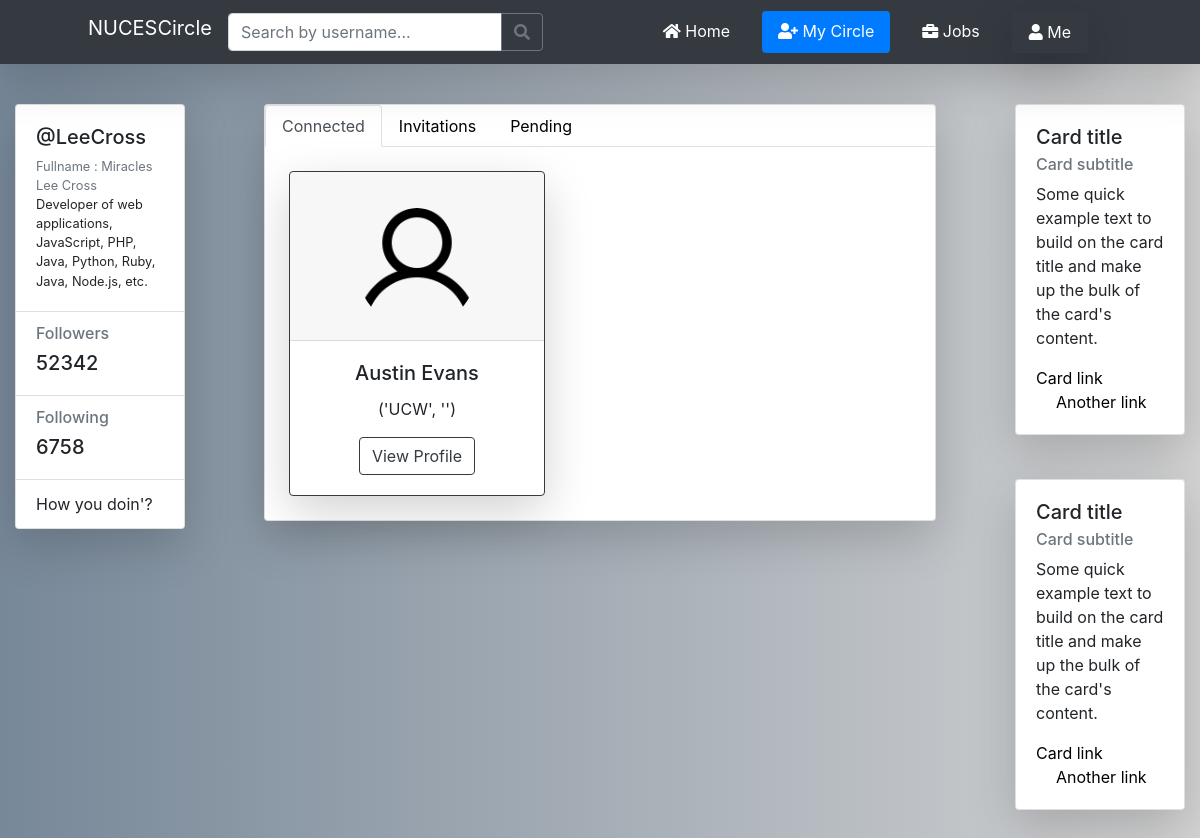
The page /my_circle/ (signed in) on the database its author committed.
### users/models.py (models this page shows, shortened)
class Profile(models.Model):
    user = models.OneToOneField(User, on_delete=models.CASCADE)
    accomplishments = models.CharField(max_length=255, blank=True)
    skills = models.CharField(max_length=255, blank=True)
    experiences = models.CharField(max_length=255, blank=True)
    interests = models.CharField(max_length=255, blank=True)
    grad_date = models.DateTimeField(blank=True, null=True)
    image = models.ImageField(default='default.jpg', upload_to='profile_pics')
    friends = models.ManyToManyField("Profile", blank=True)  # to have a list of all the associated other user models

class Education(models.Model):
    school = models.CharField(max_length=255, blank=False)
    degree = models.CharField(max_length=255, blank=True)
    study_field = models.CharField(max_length=255, blank=True)
    description = models.TextField(max_length=1023, blank=True)
    grad_year = models.DateField(blank=True, null=True)
    user = models.ForeignKey(User, on_delete=models.CASCADE)
    def __str__(self):
        return f'{self.school, self.degree}'

### nucescircle/views.py (the view)
# urls.py: path('my_circle/', views.my_circle, name='my-circle'),
@login_required
def my_circle(request):
    rec = Recruiter.objects.filter(user=request.user)
    if rec:
        return redirect('circle-recruit')
    p = Profile.objects.get(user=request.user)
    friends = p.friends.all()
    sent_friend_requests = UserConnections.objects.filter(from_user=request.user)
    rec_friend_requests = UserConnections.objects.filter(to_user=request.user)  # if anyone have sent requests to me
    context = {
        'friends_list': friends,
        'sent_friend_requests': sent_friend_requests,
        'rec_friend_requests': rec_friend_requests
    }
    return render(request, 'nucescircle/MyCircle.html', context)

### nucescircle/templates/nucescircle/MyCircle.html (shortened to what this page needs)
{% extends "nucescircle/base.html" %}
{% block content %}
    <div class="container-fluid gedf-wrapper">
        <div class="row">
            <div class="col-md-2 mt-4">
                <div class="card shadow-lg">
                    <div class="card-body">
                        <div class="h5">@LeeCross</div>
                        <div class="h7 text-muted">Fullname : Miracles Lee Cross</div>
                        <div class="h7">Developer of web applications, JavaScript, PHP, Java, Python, Ruby, Java, Node.js,
                            etc.
                        </div>
                    </div>
                    <ul class="list-group list-group-flush">
                        <li class="list-group-item">
                            <div class="h6 text-muted">Followers</div>
                            <div class="h5">52342</div>
                        </li>
                        <li class="list-group-item">
                            <div class="h6 text-muted">Following</div>
                            <div class="h5">6758</div>
                        </li>
                        <li class="list-group-item">How you doin'?</li>
                    </ul>
                </div>
            </div>
            <div class="col-md-8 gedf-main mt-4">
                <div class="card shadow-lg">
                    <ul class="nav nav-tabs" id="myTab" role="tablist">
                      <li class="nav-item">
                        <a class="nav-link active" id="connected-tab" data-toggle="tab" href="#connected" role="tab" aria-controls="connected" aria-selected="true">Connected</a>
                      </li>
                      <li class="nav-item">
                        <a class="nav-link" id="inv-tab" data-toggle="tab" href="#inv" role="tab" aria-controls="inv" aria-selected="false">Invitations</a>
                      </li>
                      <li class="nav-item">
                        <a class="nav-link" id="pending-tab" data-toggle="tab" href="#pending" role="tab" aria-controls="pending" aria-selected="false">Pending</a>
                      </li>
                    </ul>
                    <div class="tab-content" id="myTabContent">
                      <div class="tab-pane fade show active " id="connected" role="tabpanel" aria-labelledby="connected-tab">
                          <div class="form-inline text-justify">
                              {% if not friends_list %}
                                <div class="mx-auto px-3 py-3">
                                    <h5> No Pending Requests.</h5>
                                </div>
                              {% else %}
                              {% for friend in friends_list %}
                                  <div class="search-user-card text-center card border-dark mt-4 ml-4 mb-4 shadow-lg">
                                        <div class="card-header">
                                            <a href="{% url 'view-profile' friend.user.id %}">
                                                    <img class="rounded-circle mt-4" src="{{ friend.user.profile.image.url }}" height="120" width="120" alt="User Profile Image"/>
                                            </a>
                                        </div>
                                        <div class="card-body">
                                            <h5 class="card-title">{{friend.user.first_name}} {{friend.user.last_name}}</h5>
                                            <p class="card-text">{{ friend.user.education_set.all.first }}</p>
                                            <a href="{% url 'view-profile' friend.user.id %}" class="btn btn-outline-dark">View Profile</a>
                                        </div>
                                  </div>
                              {% endfor %}
                              {% endif %}
                          </div>
                      </div>
                    </div>
                </div>
            </div>
            <div class="col-md-2 mt-4">
                <div class="card gedf-card shadow-lg">
                    <div class="card-body">
                        <h5 class="card-title">Card title</h5>
                        <h6 class="card-subtitle mb-2 text-muted">Card subtitle</h6>
                        <p class="card-text">Some quick example text to build on the card title and make up the bulk of the
                            card's content.</p>
                        <a href="#" class="card-link">Card link</a>
                        <a href="#" class="card-link">Another link</a>
                    </div>
                </div>
                <div class="card gedf-card mt-4 shadow-lg">
                    <div class="card-body">
                        <h5 class="card-title">Card title</h5>
                        <h6 class="card-subtitle mb-2 text-muted">Card subtitle</h6>
                        <p class="card-text">Some quick example text to build on the card title and make up the bulk of the
                            card's content.</p>
                        <a href="#" class="card-link">Card link</a>
                        <a href="#" class="card-link">Another link</a>
                    </div>
                </div>
            </div>
        </div>
    </div>
{% endblock %}

### nucescircle/static/nucescircle/newStyling.css (style rules this page uses)
a { color: black; }
#gradBg2 { background-color: slategray; background-image: linear-gradient(90deg, lightslategray, lightgray); }
body { background-color: #eeeeee; }
.h7 { font-size: 0.8rem; }
.gedf-wrapper { margin-top: 0.97rem; }
@media (min-width: 992px) { .gedf-main { padding-left: 4rem; padding-right: 4rem; } }
@media (min-width: 992px) { .gedf-card { margin-bottom: 2.77rem; } }
.search-user-card { width: 16rem; }

### rows shown on the page
Profile: user.profile.image (placeholder picture), user.first_name "Austin", user.last_name "Evans", user.education_set.all.first "('UCW', '')"
